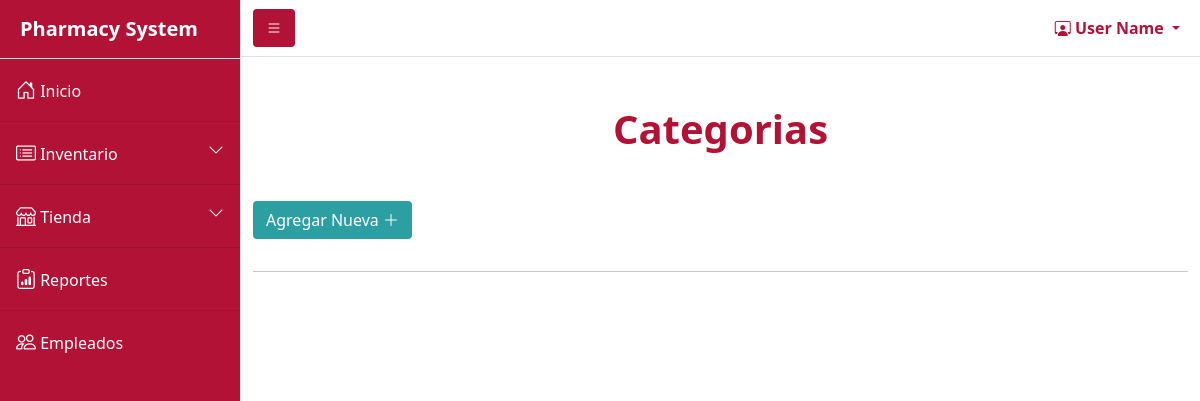
The page /categorias.php on the database as committed earlier.
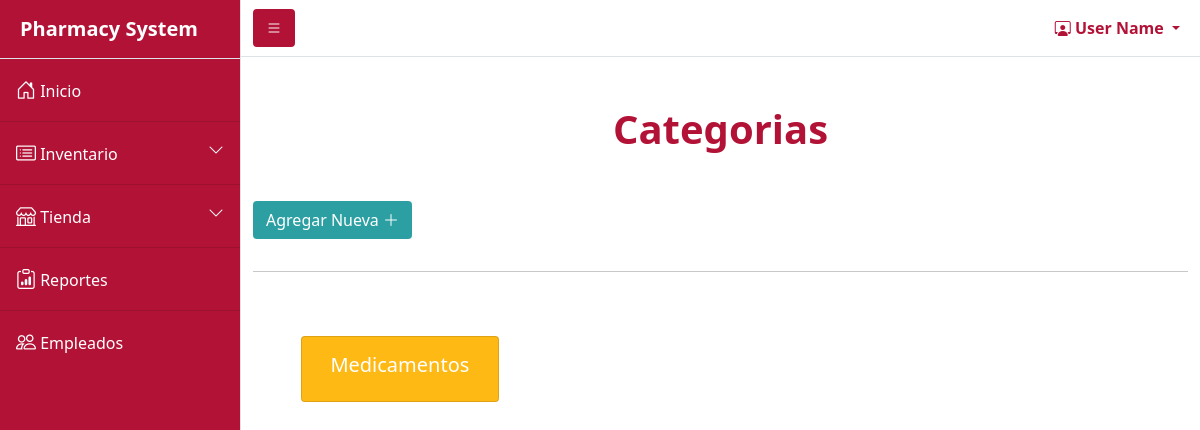
The same page on the database as committed later.
### tables this page shows
CREATE TABLE `categorias` (
  `id` int(11) NOT NULL,
  `categoryName` varchar(50) NOT NULL
);

### categorias.php (the view, shortened to what this page needs)
<?php
include "config/connection.php";
?>
<!DOCTYPE html>
<html lang="en">
<head>
    <?php include ("headerLinks.php"); ?>
    <link rel="stylesheet" href="css/style.css">
    <link rel="stylesheet" href="css/custom.css">
</head>
<body>
<div class="d-flex" id="wrapper">
    <?php include('sidenav.php') ?>
    <div id="page-content-wrapper">
        <?php include ("navbar.php"); ?>
        <div class="container-fluid">
            <h1 class="text-center fw-bold mb-5 mt-5">
                Categorias
            </h1>
            <button type="button" class="btn btnAgregar text-white mb-3" data-bs-toggle="modal" data-bs-target="#addCategoryModal">
                Agregar Nueva
                <i class="bi bi-plus-lg"></i>
            </button>
            <hr>
            <div class="row mt-3 p-5 categorias">
            <?php
            $query = "SELECT * FROM categorias";
            $statement = $connection->query($query);
            if ($statement->num_rows > 0) {
                while($row = $statement->fetch_array()) {
            ?>
            <div class="col-sm-4 mb-3">
                <a class="text-decoration-none" href="">
                <div class="card w-75">
                    <div class="card-body">
                        <h5 class="card-title text-center text-white">
                            <?php echo $row['categoryName']; ?>
                        </h5>
                    </div>
                    </div>
                </a>
            </div>
            <?php
                }
            }
            ?>
            </div>
        </div>
    </div>
</div>
</body>
</html>

### headerLinks.php
<link href="https://cdn.jsdelivr.net/npm/bootstrap@5.0.2/dist/css/bootstrap.min.css" rel="stylesheet">
<link rel="stylesheet" href="https://cdn.jsdelivr.net/npm/bootstrap-icons@1.9.1/font/bootstrap-icons.css">
<link rel="stylesheet" href="css/style.css">
<link rel="stylesheet" href="css/custom.css">

### sidenav.php (shortened to what this page needs)
<div class="sidebar-custom border-end " id="sidebar-wrapper">
    <div class="sidebar-heading border-bottom fw-bold fs-5">Pharmacy System</div>
    <div class="list-custom list-group list-group-flush">
        <a class="list-group-item list-group-item-action list-group-item-light p-3 " href="dashboard.php">
        <i class="bi bi-house-door fs-5"></i>
        Inicio
        </a>
        <a class="list-group-item list-group-item-action list-group-item-light p-3" data-bs-toggle="collapse" href="#collapseInventario" role="button" aria-expanded="false" aria-controls="collapseExample">
        <i class="bi bi-card-list fs-5"></i>
        Inventario <i class="bi bi-chevron-down float-end"></i>
        </a>
        <a class="list-group-item list-group-item-action list-group-item-light p-3" data-bs-toggle="collapse" href="#collapseTienda">
        <i class="bi bi-shop fs-5"></i>
            Tienda <i class="bi bi-chevron-down float-end"></i></a>
        <a class="list-group-item list-group-item-action list-group-item-light p-3" href="#!">
        <i class="bi bi-clipboard-data fs-5"></i>
            Reportes
        </a>
        <a class="list-group-item list-group-item-action list-group-item-light p-3" href="#!">
        <i class="bi bi-people fs-5"></i>
        Empleados
        </a>
    </div>
</div>

### navbar.php (shortened to what this page needs)
<?php include ("headerLinks.php"); ?>
    <link rel="stylesheet" href="css/style.css">
    <link rel="stylesheet" href="css/custom.css">
<nav class="navbar navbar-expand-lg navbar-light  border-bottom">
    <div class="container-fluid">
        <button class="btn btnSidebar" id="sidebarToggle"><i class="bi bi-list"></i></button>
        <div class="collapse navbar-collapse" id="navbarSupportedContent">
            <ul class="navbar-nav ms-auto mt-2 mt-lg-0">
                <li class="nav-item dropdown navTitulo">
                    <a class="nav-link dropdown-toggle fw-bold " id="navbarDropdown" href="#" role="button" data-bs-toggle="dropdown" aria-haspopup="true" aria-expanded="false">
                    <i class="bi bi-person-workspace"></i>
                    User Name
                    </a>
                </li>
            </ul>
        </div>
    </div>
</nav>

### css/custom.css (style rules this page uses)
.sidebar-custom { background-color: #b31237; color: #fff; }
.list-custom a { background-color: #b31237; color: #fff; }
.categorias .card { background-color: #ffb914; }
.btnAgregar { background-color: #2c9fa3; }
h1 { color: #b31237 !important; }
.btnSidebar { background-color: #b31237; color: #fff; }
.navTitulo a { color: #b31237 !important; }

Rows that differ between the two databases and show on the page:
added categorias: categoryName "Medicamentos"
